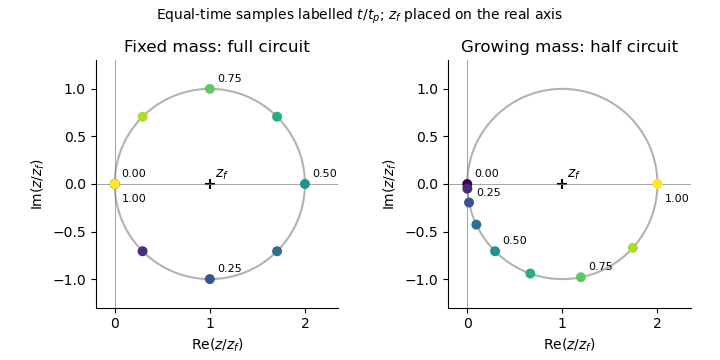

Reproduce this figure in Python.
import numpy as np
import matplotlib
matplotlib.use("Agg")
import matplotlib.pyplot as plt
plt.rcParams.update({"font.size": 10, "axes.spines.top": False, "axes.spines.right": False})
fig,axes=plt.subplots(1,2,figsize=(7.2,3.6),dpi=100)
u=np.linspace(0,1,9)
for ax,growing in zip(axes,[False,True]):
 ph=np.linspace(0,2*np.pi,400);ax.plot(1-np.cos(ph),-np.sin(ph),color='gray',alpha=.6)
 phase=np.pi*u*u if growing else 2*np.pi*u
 z=1-np.exp(1j*phase)
 ax.scatter(z.real,z.imag,c=u,cmap='viridis',s=38,zorder=4)
 for k in [0,2,4,6,8]:
  ax.annotate(f'{u[k]:.2f}',(z.real[k],z.imag[k]),xytext=(5,5 if k!=8 else -13),textcoords='offset points',fontsize=8)
 ax.scatter([1],[0],marker='+',s=60,color='black');ax.text(1.05,.07,r'$z_f$')
 ax.axhline(0,color='gray',lw=.5);ax.axvline(0,color='gray',lw=.5)
 ax.set(xlabel=r'Re$(z/z_f)$',ylabel=r'Im$(z/z_f)$',xlim=(-.2,2.35),ylim=(-1.3,1.3),title='Growing mass: half circuit' if growing else 'Fixed mass: full circuit')
 ax.set_aspect('equal')
fig.suptitle(r'Equal-time samples labelled $t/t_p$; $z_f$ placed on the real axis',fontsize=10)
fig.tight_layout();fig.savefig('paper-316-secular-circle.png',facecolor='white',transparent=False)
